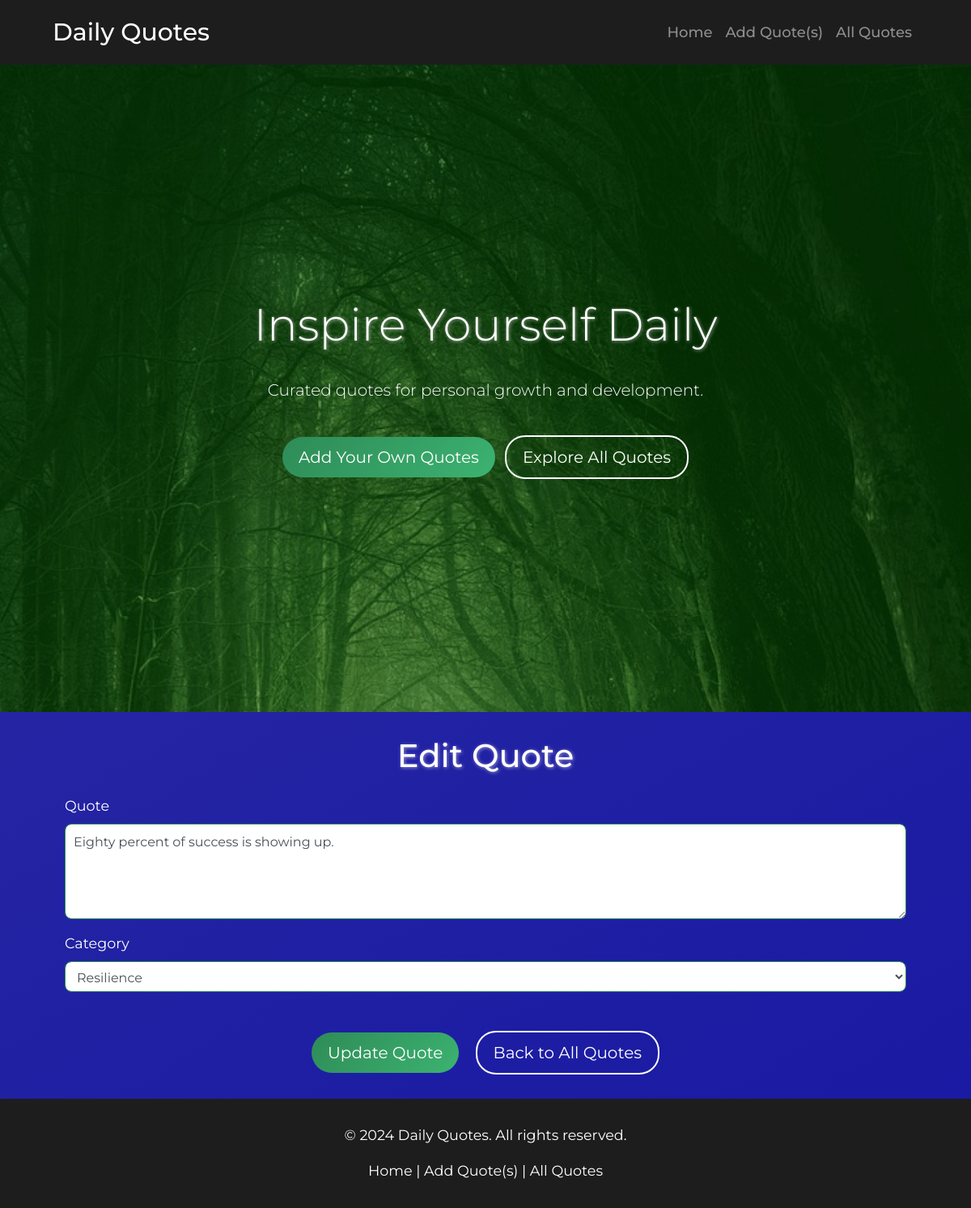
Page /edit/4 on the earlier database version.
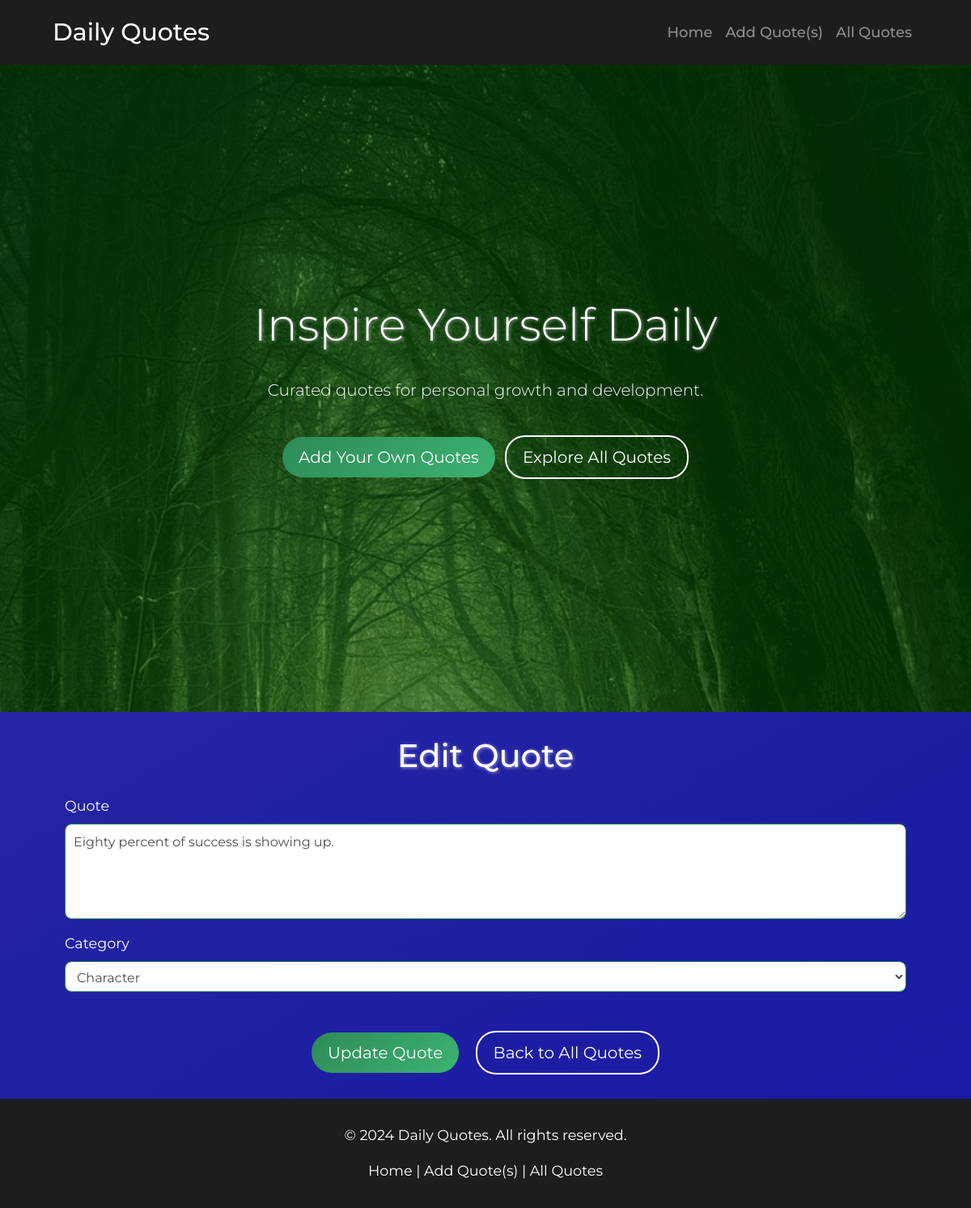
Same page on the later database version.
### tables this page shows
CREATE TABLE quotes (
            id INTEGER PRIMARY KEY AUTOINCREMENT,
            text TEXT NOT NULL
        , category TEXT NOT NULL DEFAULT 'Uncategorized');

CREATE TABLE categories (
            id INTEGER PRIMARY KEY AUTOINCREMENT,
            name TEXT NOT NULL UNIQUE
        , "order" INTEGER);

### app.py (the view, shortened to what this page needs)
@app.route('/edit/<int:id>', methods=('GET', 'POST'))
def edit_quote(id):
    conn = get_db_connection()
    quote = conn.execute('SELECT * FROM quotes WHERE id = ?', (id,)).fetchone()
    if quote is None:
        conn.close()
        flash('Quote not found.', 'danger')
        return redirect(url_for('home'))
    categories = [row['name'] for row in conn.execute('SELECT name FROM categories').fetchall()]
    conn.close()
    return render_template('edit_quote.html', quote=quote, categories=categories)

### app.py (called while the page is built)
def get_db_connection():
    conn = sqlite3.connect('quotes.db')
    conn.row_factory = sqlite3.Row
    return conn

@app.context_processor
def inject_current_year():
    return {'current_year': datetime.utcnow().year}

### templates/edit_quote.html
{% extends 'base.html' %}
{% block content %}
<div class="container">
    <h1 class="my-4 text-center">Edit Quote</h1>
    <form method="post">
        <div class="form-group">
            <label for="quote">Quote</label>
            <textarea class="form-control" id="quote" name="quote" rows="4" required>{{ quote['text'] }}</textarea>
        </div>
        <div class="form-group">
            <label for="category">Category</label>
            <select class="form-control" id="category" name="category" required>
                {% for category in categories %}
                <option value="{{ category }}" {% if quote['category'] == category %}selected{% endif %}>{{ category }}</option>
                {% endfor %}
            </select>
        </div>
        <div class="text-center mt-5">
            <button type="submit" class="btn btn-primary btn-lg mr-3">Update Quote</button>
            <a href="{{ url_for('all_quotes') }}" class="btn btn-outline-light btn-lg">Back to All Quotes</a>
        </div>
    </form>
</div>
{% endblock %}

Differences in the rows shown:
changed quotes "Eighty percent of success is showing up.": category "Resilience" → "Character"
